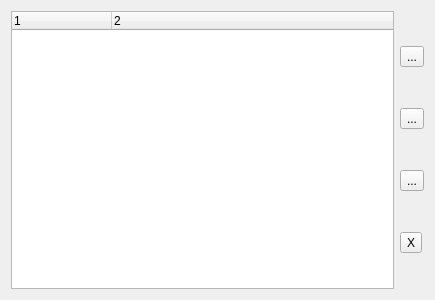
<?xml version="1.0" encoding="UTF-8"?>
<ui version="4.0">
 <class>QNoteOrganizer</class>
 <widget class="QWidget" name="QNoteOrganizer">
  <property name="geometry">
   <rect>
    <x>0</x>
    <y>0</y>
    <width>435</width>
    <height>300</height>
   </rect>
  </property>
  <property name="windowTitle">
   <string>QNoteOrganizer</string>
  </property>
  <layout class="QHBoxLayout" name="horizontalLayout">
   <item>
    <widget class="QTreeWidget" name="itemView">
     <property name="headerHidden">
      <bool>false</bool>
     </property>
     <property name="columnCount">
      <number>2</number>
     </property>
     <column>
      <property name="text">
       <string notr="true">1</string>
      </property>
     </column>
     <column>
      <property name="text">
       <string notr="true">2</string>
      </property>
     </column>
    </widget>
   </item>
   <item>
    <layout class="QVBoxLayout" name="verticalLayout">
     <item>
      <widget class="QToolButton" name="tb_edit">
       <property name="text">
        <string>...</string>
       </property>
      </widget>
     </item>
     <item>
      <widget class="QToolButton" name="tb_down">
       <property name="text">
        <string>...</string>
       </property>
      </widget>
     </item>
     <item>
      <widget class="QToolButton" name="tb_up">
       <property name="text">
        <string>...</string>
       </property>
      </widget>
     </item>
     <item>
      <widget class="QToolButton" name="tb_cut">
       <property name="text">
        <string>X</string>
       </property>
      </widget>
     </item>
    </layout>
   </item>
  </layout>
 </widget>
 <resources/>
 <connections/>
</ui>
